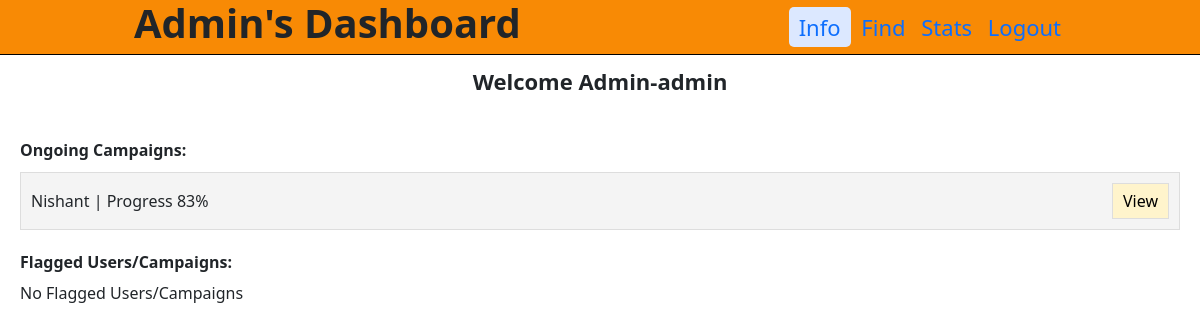
Before: /admindashboard (signed in) with the older database file.
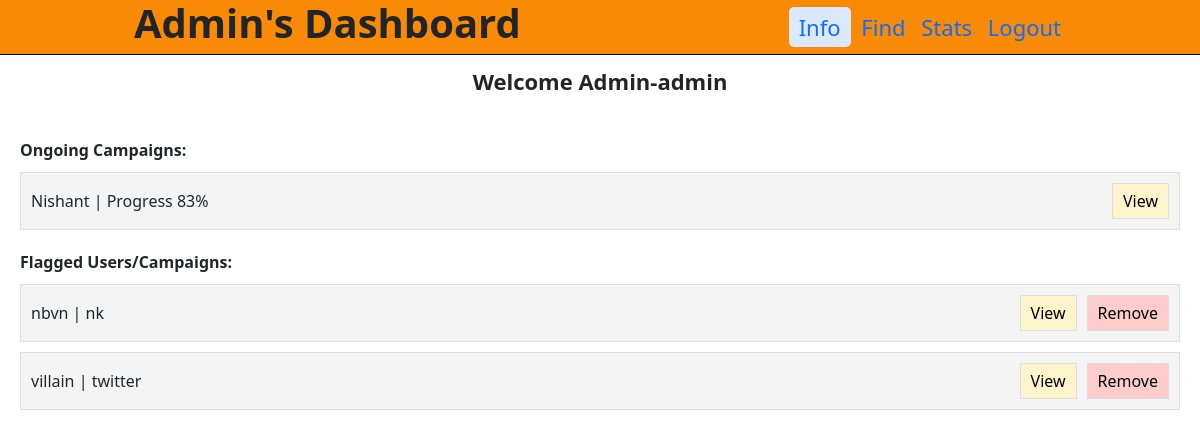
After: the same page with the newer database file.
### backend/models.py (models this page shows)
class Campaign_Info(db.Model):
    __tablename__="campaign_info"
    id=db.Column(db.Integer,primary_key=True)
    name=db.Column(db.String,nullable=False)
    description=db.Column(db.String,nullable=False)
    start_date=db.Column(db.String,nullable=False)
    end_date=db.Column(db.String,nullable=False)
    budget=db.Column(db.String,nullable=False)
    visibility=db.Column(db.String,nullable=False,default="private")
    goals=db.Column(db.String,nullable=False)
    sponsor_id=db.Column(db.Integer,db.ForeignKey("sponsor_info.id"),nullable=False)
    adrequest_info=db.relationship("Adrequest_Info",backref="campaign_info")
    flagged=db.Column(db.String,nullable=False,default="NO")

class Sponsor_Info(db.Model):
      __tablename__="sponsor_info"
      id=db.Column(db.Integer,primary_key=True)
      user_name=db.Column(db.String,unique=True,nullable=False)
      password=db.Column(db.String,nullable=False)
      industry=db.Column(db.String,nullable=False)
      role=db.Column(db.Integer,nullable=False,default=2)
      campaign_info=db.relationship("Campaign_Info",backref="sponsor_info")
      flagged=db.Column(db.String,nullable=False,default="NO")

class Influencer_Info(db.Model):
    __tablename__="influencer_info"
    id=db.Column(db.Integer,primary_key=True)
    user_name=db.Column(db.String,unique=True,nullable=False)
    password=db.Column(db.String,nullable=False)
    platform=db.Column(db.String,nullable=False)
    Followers=db.Column(db.Integer,nullable=False)
    role=db.Column(db.Integer,nullable=False,default=1)
    adrequest_info=db.relationship("Adrequest_Info",backref="influencer_info")
    flagged=db.Column(db.String,nullable=False,default="NO")

### backend/controllers.py (the view)
@app.route("/admindashboard", methods=["GET", "POST"])
def admindashboard():
    if 'admin' not in session:
        return redirect(url_for('adminlogin'))
    uname = session.get('admin')
    campaigns = fetch_campaigns()
    flagged_campaigns = Campaign_Info.query.filter_by(flagged="YES").all()
    flagged_influencers = Influencer_Info.query.filter_by(flagged="YES").all()
    flagged_sponsors = Sponsor_Info.query.filter_by(flagged="YES").all()
    flagged_list = {f"campaign_{campaign.id}": ["campaign", campaign.name, campaign.sponsor_info.user_name] for campaign in flagged_campaigns}
    flagged_list.update({f"influencer_{influencer.id}": ["influencer", influencer.user_name, influencer.platform] for influencer in flagged_influencers})
    flagged_list.update({f"sponsor_{sponsor.id}": ["sponsor", sponsor.user_name, sponsor.industry] for sponsor in flagged_sponsors})
    return render_template("admindashboard.html", user=uname, campaigns=campaigns, flagged=flagged_list)

### backend/controllers.py (called while the page is built)
def calculate_progress(start_date, end_date):
    start = datetime.strptime(start_date, "%d-%m-%y")
    end = datetime.strptime(end_date, "%d-%m-%y")
    now = datetime.now()
    if now < start:
        return 0
    elif now > end:
        return 100
    else:
        total_duration = (end - start).days
        elapsed_duration = (now - start).days
        progress = (elapsed_duration / total_duration) * 100
        return int(progress)

def fetch_campaigns():
    campaigns=Campaign_Info.query.filter_by(flagged="NO").all()
    campaign_list={}
    for campaign in campaigns:
        progress = calculate_progress(campaign.start_date, campaign.end_date)
        if campaign.id not in campaign_list.keys():
            campaign_list[campaign.id] = [campaign.name, f"Progress {progress}%",campaign.description]
    return campaign_list

### templates/admindashboard.html (shortened to what this page needs)
<!DOCTYPE html>
<html lang="en">
<head>
    <link rel="stylesheet" href="/static/style.css" >
    <link href="https://cdn.jsdelivr.net/npm/bootstrap@5.0.2/dist/css/bootstrap.min.css" rel="stylesheet">
</head>
<body>
    <header>
          <nav class="navigation">
            <h1 id="admindash"><b>Admin's Dashboard</b></h1>
            <div id="admin_button">
              <a href="#" id="active" class="bt">Info</a>
             <a href="/adminsearch" class="bt">Find</a>
             <a href="#" class="bt">Stats</a>
             <a href="/adminlogin" class="bt">Logout</a>
            </div>
          </nav>
    </header>
    <div class="greet">Welcome Admin-{{user}}</div>
    <div class="container-unique">
      <div class="section-title-unique">Ongoing Campaigns:</div>
    {%if campaigns %}
       {%for key,values in campaigns.items()%}
       <div class="item-unique">
          <div>{{values[0]}} | {{values[1]}}</div>
          <button type="button" class="view-unique" data-bs-toggle="modal" data-bs-target="#staticBackdrop">View</button>
       </div>
       {%endfor%}
    {%else%}
     <h6>No Ongoing Campaigns</h6>
    {% endif %}
    <div class="section-title-unique">Flagged Users/Campaigns:</div>
    {%if flagged%}
      {%for key,values in flagged.items()%}
       <div class="item-unique">
        {% if values[0] == "campaign" %}
            <div>{{ values[1] }} | {{ values[2] }}</div>
            <div>
                <button type="button" class="view-unique" data-bs-toggle="modal" data-bs-target="#staticBackdrop">View</button>
                <button class="remove-unique">Remove</button>
            </div>
        {% elif values[0] == "influencer" %}
            <div>{{ values[1] }} | {{ values[2] }}</div>
            <div>
                <button type="button" class="view-unique" data-bs-toggle="modal" data-bs-target="#staticBackdrop">View</button>
                <button class="remove-unique">Remove</button>
            </div>
        {% elif values[0] == "sponsor" %}
            <div>{{ values[1] }} | {{ values[2] }}</div>
            <div>
                <button type="button" class="view-unique" data-bs-toggle="modal" data-bs-target="#staticBackdrop">View</button>
                <button class="remove-unique">Remove</button>
            </div>
        {% endif %}
       </div>
      {%endfor%}
    {%else%}
     <h6>No Flagged Users/Campaigns</h6>
    {%endif%}
</body>
</html>

### static/style.css (style rules this page uses)
* { margin: 0; padding: 0; }
.bt { text-decoration: none; padding: 5px; }
#active { background-color: #dce8ff; padding: 5px 10px; border-radius: 5px; }
.navigation { display: flex; background-color: rgb(248, 138, 5); height: 55px;; justify-content: space-around; align-items: center; border-bottom: 1px solid black; }
#admin_button { font-size: 22px; }
.greet { display: flex; justify-content: center; align-content: center; font-size: 22px; margin-top: 10px; font-weight: 600; }
.container-unique { padding: 20px; }
.section-title-unique { font-size: 16px; margin: 20px 0 10px; font-weight: bold; }
.item-unique { display: flex; justify-content: space-between; align-items: center; background-color: #f4f4f4; padding: 10px; border: 1px solid #ddd; margin-bottom: 10px; }
.item-unique div { display: flex; align-items: center; }
.item-unique button { padding: 5px 10px; margin-left: 10px; cursor: pointer; }
.item-unique button.view-unique { background-color: #fff4cc; border: 1px solid #ddd; }
.item-unique button.remove-unique { background-color: #ffcccc; border: 1px solid #ddd; }

Changed rows visible on the page:
added Campaign_Info: name "nbvn"
now on this page (row unchanged): Sponsor_Info: user_name "nk"
added Influencer_Info: user_name "villain", platform "twitter"
Other visible differences:
new list line: "| View Remove"
text no longer shown: "No Flagged Users/Campaigns"
